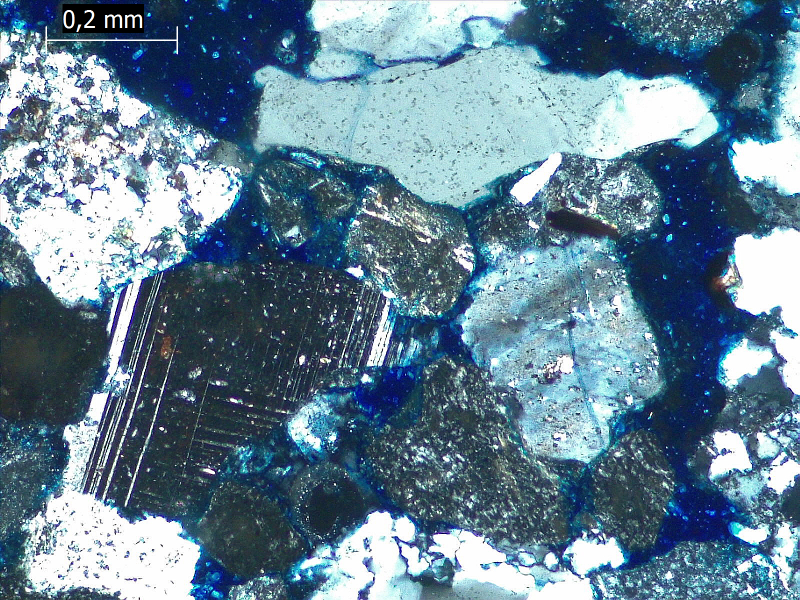
#> input picture petrographic_image_dataset/cruzados/7a_cruzados.jpg, 1600 x 1200 px (shown at 1/2 size)
$ python tests_1.py
#> lines starting #> are read from the running program, lines starting #| are printed output that depends on the picture
import matplotlib
import matplotlib.pyplot as plt
import numpy as np
import cv2
from skimage import data, img_as_float
from skimage import exposure


matplotlib.rcParams['font.size'] = 8


def plot_img_and_hist(image, axes, bins=256):
    """Plot an image along with its histogram and cumulative histogram.

    """
    image = img_as_float(image)
    ax_img, ax_hist = axes
    ax_cdf = ax_hist.twinx()

    # Display image
    ax_img.imshow(image, cmap=plt.cm.gray)
    ax_img.set_axis_off()

    # Display histogram
    ax_hist.hist(image.ravel(), bins=bins, histtype='step', color='black')
    ax_hist.ticklabel_format(axis='y', style='scientific', scilimits=(0, 0))
    ax_hist.set_xlabel('Pixel intensity')
    ax_hist.set_xlim(0, 1)
    ax_hist.set_yticks([])

    # Display cumulative distribution
    img_cdf, bins = exposure.cumulative_distribution(image, bins)
    ax_cdf.plot(bins, img_cdf, 'r')
    ax_cdf.set_yticks([])

    return ax_img, ax_hist, ax_cdf


# Load an example image
image_p_path = 'petrographic_image_dataset/cruzados/7a_cruzados.jpg'
img = cv2.imread(image_p_path, 1)
#> img is the input picture: shape (1200, 1600, 3); mean B, G, R 147.3, 128.4, 100.8

# Contrast stretching
p2, p98 = np.percentile(img, (2, 98))
#> p2 = 3; p98 = 255
img_rescale = exposure.rescale_intensity(img, in_range=(p2, p98))

# Equalization
img_eq = exposure.equalize_hist(img)
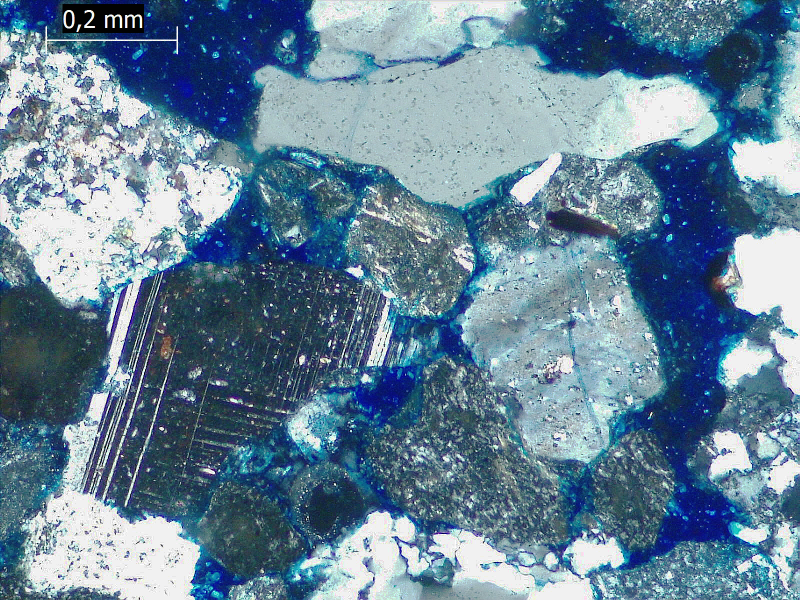
#> img_eq: shape (1200, 1600, 3) float64 (shown at 1/2 size); mean B, G, R 0.599, 0.515, 0.404

# Adaptive Equalization
img_adapteq = exposure.equalize_adapthist(img, clip_limit=0.03)
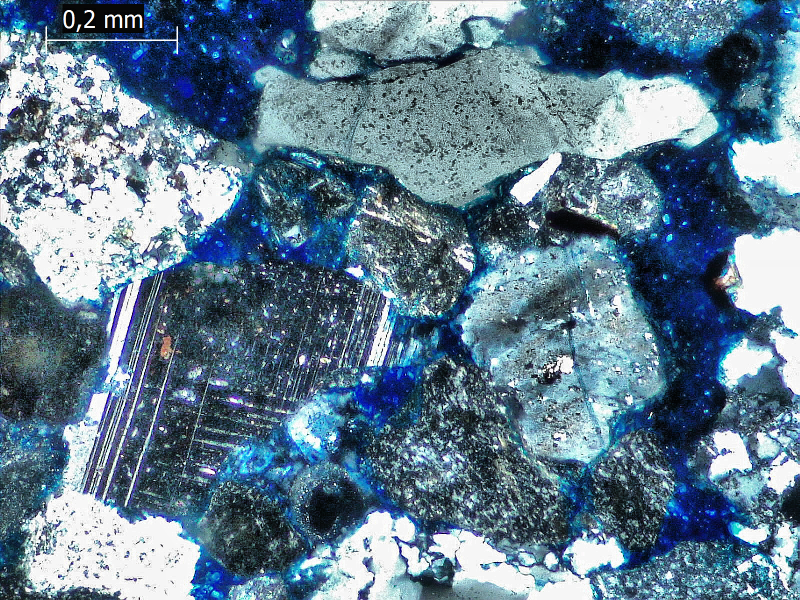
#> img_adapteq: shape (1200, 1600, 3) float64 (shown at 1/2 size); mean B, G, R 0.565, 0.489, 0.383

# Display results
fig = plt.figure(figsize=(8, 5))
axes = np.zeros((2, 4), dtype=np.object)
axes[0, 0] = fig.add_subplot(2, 4, 1)
for i in range(1, 4):
    axes[0, i] = fig.add_subplot(2, 4, 1+i, sharex=axes[0,0], sharey=axes[0,0])
for i in range(0, 4):
    axes[1, i] = fig.add_subplot(2, 4, 5+i)

ax_img, ax_hist, ax_cdf = plot_img_and_hist(img, axes[:, 0])
#> in plot_img_and_hist, `img_cdf, bins = exposure.cumulative_distribution(image, bins)`: img_cdf = 256 values from 0.0116 to 1; bins = 256 values from 0.00195 to 0.998
ax_img.set_title('Low contrast image')

y_min, y_max = ax_hist.get_ylim()
#> y_min = 0; y_max = 429424.8
ax_hist.set_ylabel('Number of pixels')
ax_hist.set_yticks(np.linspace(0, y_max, 5))

ax_img, ax_hist, ax_cdf = plot_img_and_hist(img_rescale, axes[:, 1])
ax_img.set_title('Contrast stretching')

ax_img, ax_hist, ax_cdf = plot_img_and_hist(img_eq, axes[:, 2])
ax_img.set_title('Histogram equalization')

ax_img, ax_hist, ax_cdf = plot_img_and_hist(img_adapteq, axes[:, 3])
ax_img.set_title('Adaptive equalization')

ax_cdf.set_ylabel('Fraction of total intensity')
ax_cdf.set_yticks(np.linspace(0, 1, 5))

# prevent overlap of y-axis labels
fig.tight_layout()
plt.show()
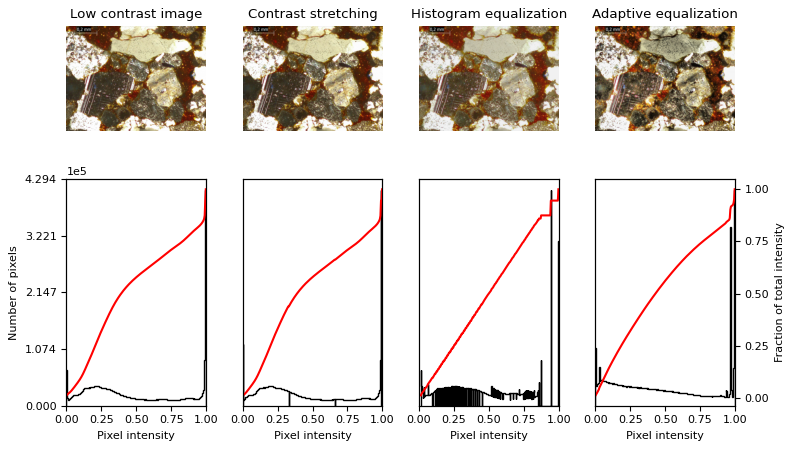
#> figure drawn by matplotlib, 12 panels; B, G, R data is drawn as R, G, B; panel 12: curve peaks at x = 0.998, y = 1

$ run again, with petrographic_image_dataset/cruzados/10a_cruzados.jpg copied over petrographic_image_dataset/cruzados/7a_cruzados.jpg
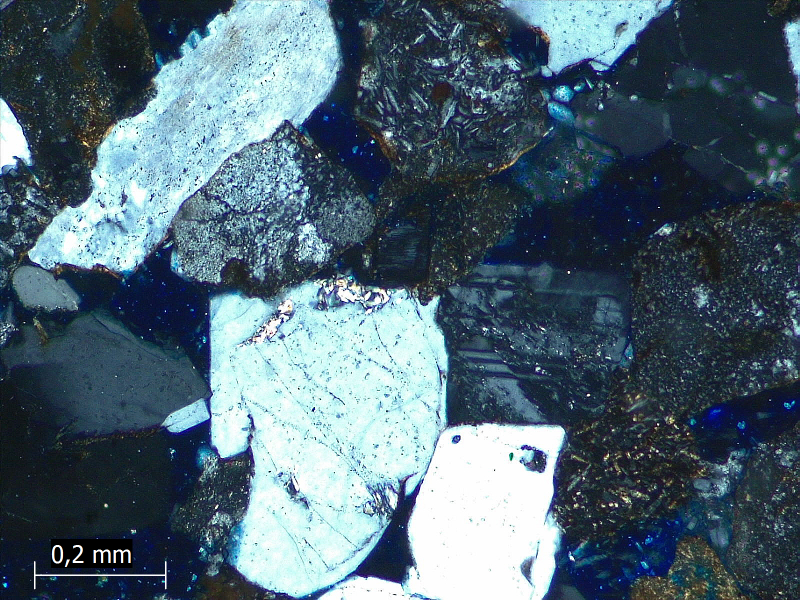
#> input picture petrographic_image_dataset/cruzados/10a_cruzados.jpg, 1600 x 1200 px (shown at 1/2 size)
#> img is the input picture: shape (1200, 1600, 3); mean B, G, R 115.3, 101.9, 80.6
#> p2 = 6; p98 = 255
#> `img_eq = exposure.equalize_hist(img)`:
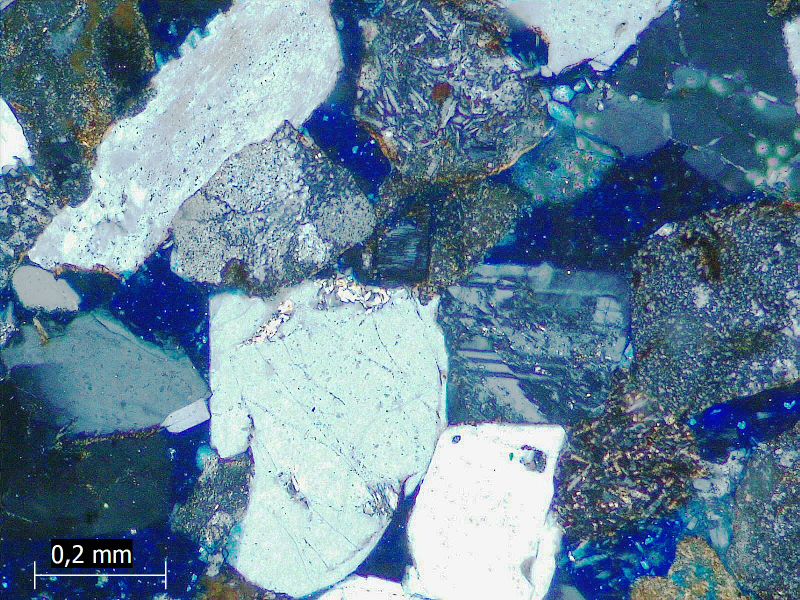
#> img_eq: shape (1200, 1600, 3) float64 (shown at 1/2 size); mean B, G, R 0.602, 0.512, 0.4
#> `img_adapteq = exposure.equalize_adapthist(img, clip_limit=0.03)`:
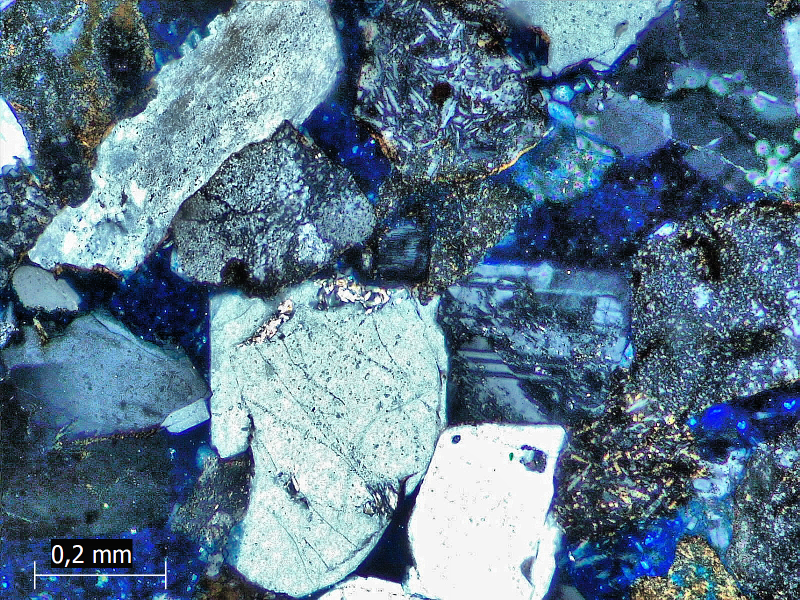
#> img_adapteq: shape (1200, 1600, 3) float64 (shown at 1/2 size); mean B, G, R 0.555, 0.473, 0.364
#> img_cdf = 256 values from 0.00875 to 1; bins = 256 values from 0.00195 to 0.998
#> y_min = 0; y_max = 288917

$ run again, with petrographic_image_dataset/cruzados/11a_cruzados.jpg copied over petrographic_image_dataset/cruzados/7a_cruzados.jpg
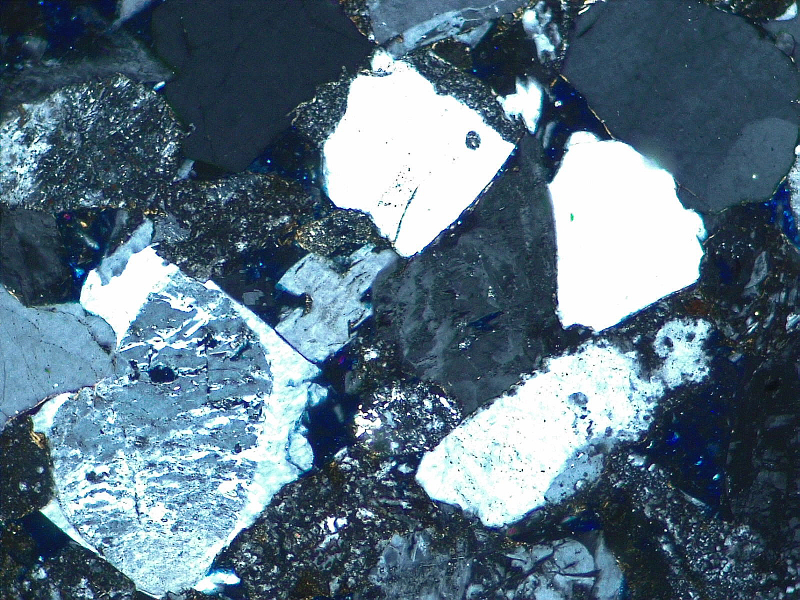
#> input picture petrographic_image_dataset/cruzados/11a_cruzados.jpg, 1600 x 1200 px (shown at 1/2 size)
#> img is the input picture: shape (1200, 1600, 3); mean B, G, R 130.7, 114.4, 91.2
#> p2 = 9; p98 = 255
#> `img_eq = exposure.equalize_hist(img)`:
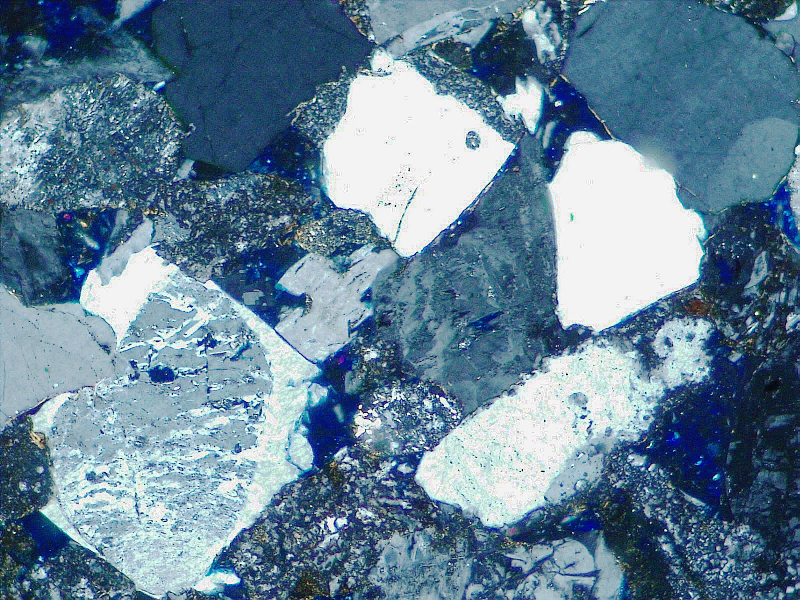
#> img_eq: shape (1200, 1600, 3) float64 (shown at 1/2 size); mean B, G, R 0.601, 0.519, 0.404
#> `img_adapteq = exposure.equalize_adapthist(img, clip_limit=0.03)`:
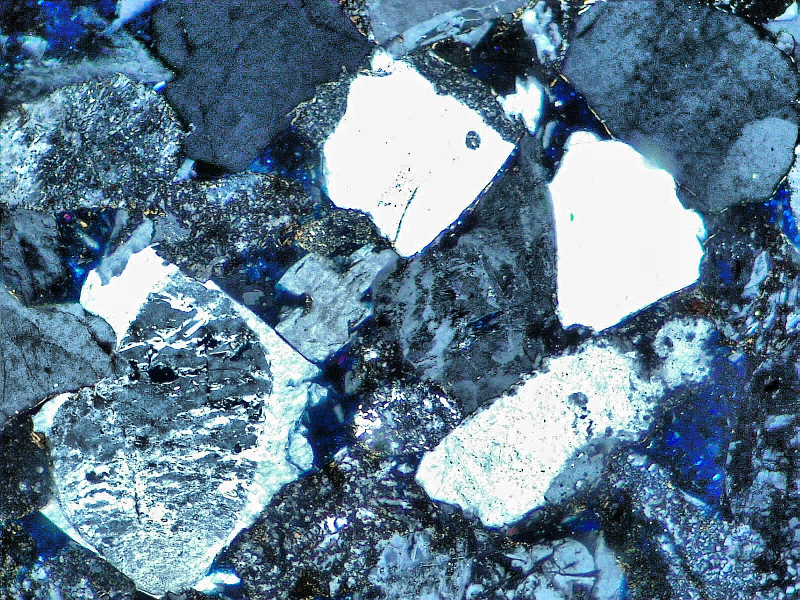
#> img_adapteq: shape (1200, 1600, 3) float64 (shown at 1/2 size); mean B, G, R 0.571, 0.492, 0.386
#> img_cdf = 256 values from 0.00575 to 1; bins = 256 values from 0.00195 to 0.998
#> y_min = 0; y_max = 595377.3

$ run again, with petrographic_image_dataset/cruzados/2a_cruzados.jpg copied over petrographic_image_dataset/cruzados/7a_cruzados.jpg
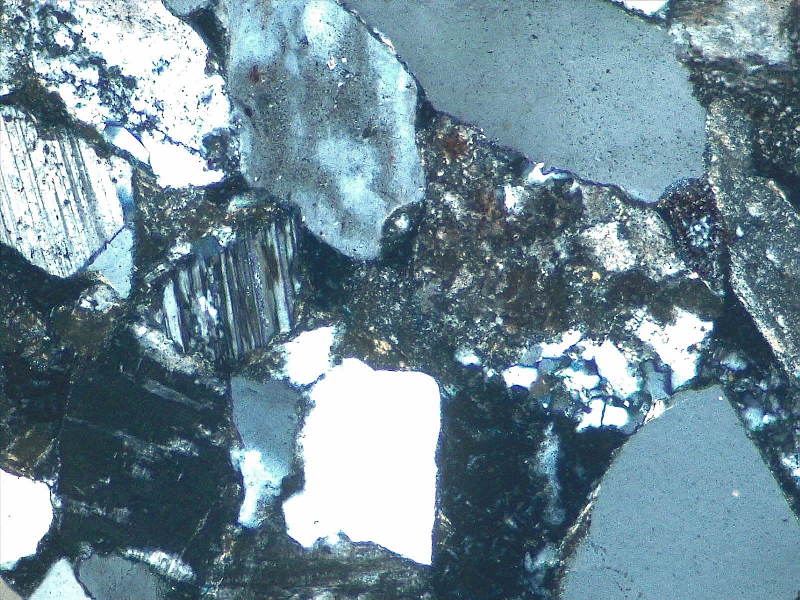
#> input picture petrographic_image_dataset/cruzados/2a_cruzados.jpg, 1600 x 1200 px (shown at 1/2 size)
#> img is the input picture: shape (1200, 1600, 3); mean B, G, R 151.2, 138.7, 112.9
#> p2 = 30; p98 = 255
#> `img_rescale = exposure.rescale_intensity(img, in_range=(p2, p98))`:
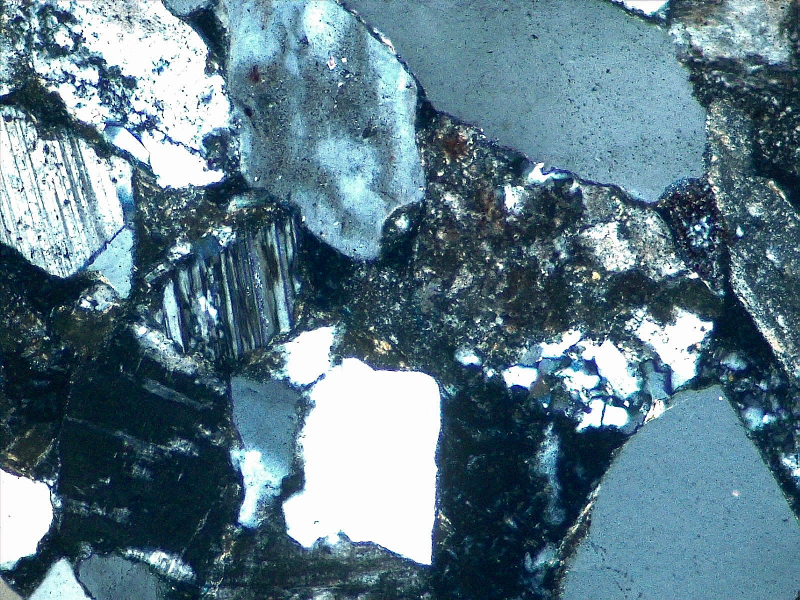
#> img_rescale: shape (1200, 1600, 3) (shown at 1/2 size); mean B, G, R 136.9, 122.8, 93.9
#> `img_adapteq = exposure.equalize_adapthist(img, clip_limit=0.03)`:
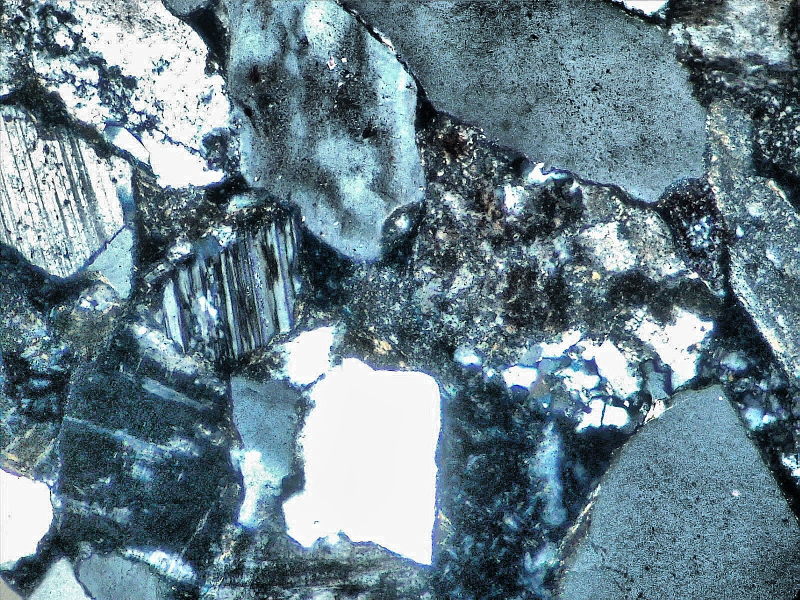
#> img_adapteq: shape (1200, 1600, 3) float64 (shown at 1/2 size); mean B, G, R 0.553, 0.509, 0.418
#> img_cdf = 256 values from 0.001 to 1; bins = 256 values from 0.00195 to 0.998
#> y_min = 0; y_max = 428647.8
